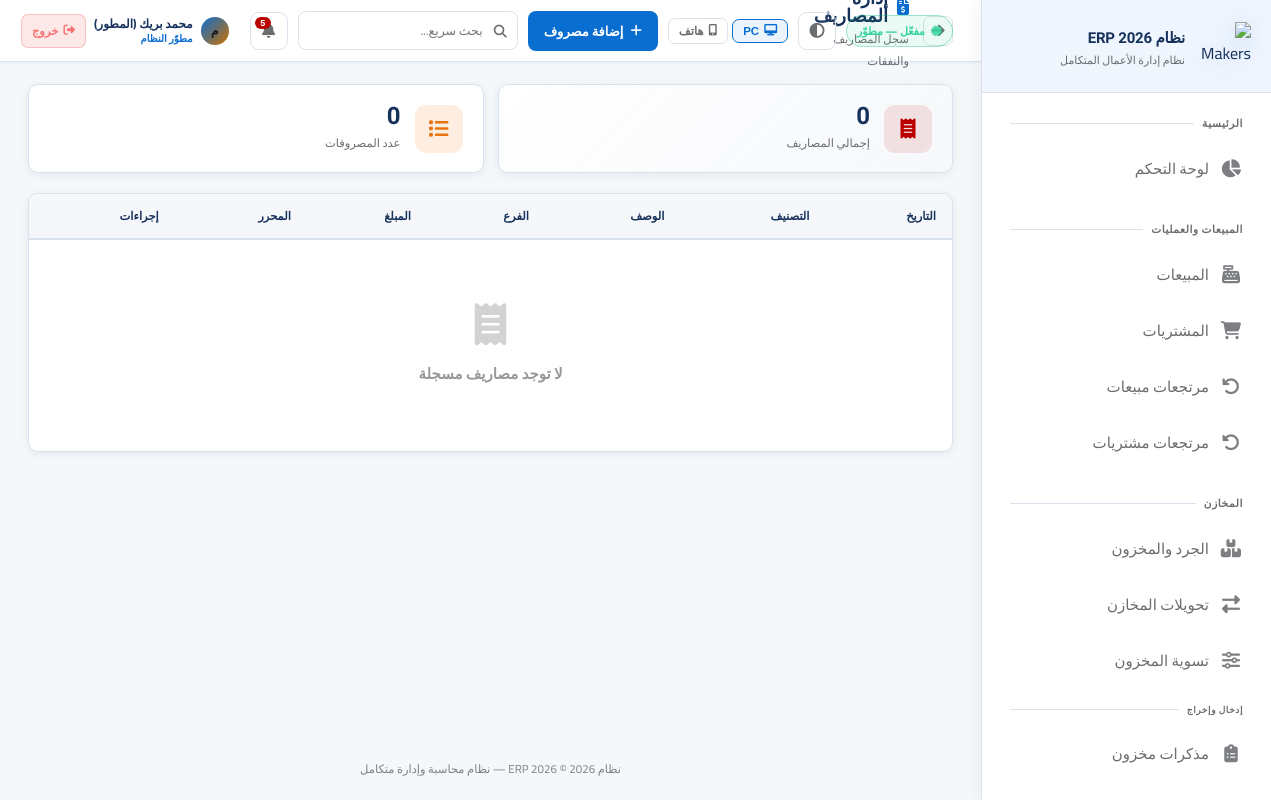
Page /expenses (signed in) on the committed database.
### app.py (models this page shows, shortened)
class AppSetting(db.Model):
    id = db.Column(db.Integer, primary_key=True)
    key = db.Column(db.String(80), unique=True, nullable=False)
    value = db.Column(db.Text)

class User(UserMixin, db.Model):
    id = db.Column(db.Integer, primary_key=True)
    username = db.Column(db.String(80), unique=True, nullable=False)
    password_hash = db.Column(db.String(256))
    full_name = db.Column(db.String(120))
    role = db.Column(db.String(20), default='user')  # developer, admin, manager, user
    branch_id = db.Column(db.Integer, db.ForeignKey('branch.id'))
    is_active = db.Column(db.Boolean, default=True)
    created_at = db.Column(db.DateTime, default=datetime.utcnow)
    last_seen = db.Column(db.DateTime, nullable=True)
    last_ip = db.Column(db.String(64), nullable=True)
    last_user_agent = db.Column(db.String(256), nullable=True)
    permissions = db.Column(db.Text)  # JSON list of permission keys; empty = استخدام صلاحيات الدور

### app.py (the view)
@app.route('/expenses')
@login_required
def expenses():
    expenses = Expense.query.order_by(Expense.date.desc()).all()
    return render_template('expenses.html', expenses=expenses)

### app.py (called while the page is built, shortened)
@login_manager.user_loader
def load_user(user_id):
    return User.query.get(int(user_id))

def user_can(user, perm: str) -> bool:
    if not user or not user.is_authenticated:
        return False
    if getattr(user, 'role', None) == 'developer':
        return True

def user_can_approve_transfers(user) -> bool:
    if not user or not user.is_authenticated:
        return False
    if getattr(user, 'role', None) in ('developer', 'admin'):
        return True
    custom = _perm_list_from_user(user)
    if custom is not None:
        return 'transfer_approve' in custom
    return False

def user_can_delete_users_account(user) -> bool:
    if not user or not user.is_authenticated:
        return False
    if getattr(user, 'role', None) == 'developer':
        return True

def permission_keys_for_editor(viewer):
    if not viewer or not getattr(viewer, 'is_authenticated', False):
        return [x for x in PERMISSION_KEYS if x[0] not in DEVELOPER_ONLY_PERMS]
    if getattr(viewer, 'role', None) == 'developer':
        return list(PERMISSION_KEYS)
    return [x for x in PERMISSION_KEYS if x[0] not in DEVELOPER_ONLY_PERMS]

def subscription_status_for_ui():
    if not current_user.is_authenticated:
        return None
    gs = get_app_settings_dict(branch_id=None)
    lic_msg = (gs.get('license_expiry_message') or DEFAULT_SETTINGS.get('license_expiry_message', '') or '').strip()
    if getattr(current_user, 'role', None) == 'developer':
        return {'kind': 'developer', 'line': 'مفعّل — مطوّر', 'client_message': lic_msg}

def _pending_transfers_count_for_user(user):
    if not user or not user.is_authenticated:
        return 0
    q = TransferRequest.query.filter_by(status='pending')
    if user_can_approve_transfers(user):
        q = q.filter(
            db.or_(
                TransferRequest.approver_user_id.is_(None),
                TransferRequest.approver_user_id == user.id,
            )
        )
        return q.count()
    return 0

@app.before_request
def erp_sqlite_autobackup_start():
    if getattr(erp_sqlite_autobackup_start, '_started', False):
        return

### templates/expenses.html (shortened to what this page needs)
{% extends 'base.html' %}
{% set block_icon = 'fas fa-file-invoice-dollar' %}
{% block breadcrumb %}سجل المصاريف والنفقات{% endblock %}
{% block topbar_actions %}<a href="{{ url_for('add_expense') }}" class="btn btn-primary"><i class="fas fa-plus"></i> إضافة مصروف</a>{% endblock %}
{% block content %}
{% set total = expenses | sum(attribute='amount') %}
<div class="stats-grid" style="margin-bottom:20px;">
    <div class="stat-card">
        <div class="stat-icon red"><i class="fas fa-receipt"></i></div>
        <div>
            <div class="stat-value">{{ "{:,.0f}".format(total) }}</div>
            <div class="stat-label">إجمالي المصاريف</div>
        </div>
    </div>
    <div class="stat-card">
        <div class="stat-icon gold"><i class="fas fa-list"></i></div>
        <div>
            <div class="stat-value">{{ expenses|length }}</div>
            <div class="stat-label">عدد المصروفات</div>
        </div>
    </div>
</div>
<div class="card">
    <div class="table-container"><table>
        <thead><tr><th>التاريخ</th><th>التصنيف</th><th>الوصف</th><th>الفرع</th><th>المبلغ</th><th>المحرر</th><th>إجراءات</th></tr></thead>
        <tbody>
            {% for e in expenses %}
            <tr>
                <td style="color:var(--text-muted);">{{ e.date.strftime('%Y/%m/%d') }}</td>
                <td><span class="badge badge-warning">{{ e.category }}</span></td>
                <td>{{ e.description or '—' }}</td>
                <td>{{ e.branch.name if e.branch else '—' }}</td>
                <td style="font-weight:700;color:var(--danger);">{{ "{:,.2f}".format(e.amount) }}</td>
                <td style="color:var(--text-muted);">{{ e.user.full_name if e.user else '—' }}</td>
                <td style="white-space:nowrap;">
                    <a href="{{ url_for('edit_expense', id=e.id) }}" class="btn btn-outline btn-xs" title="تعديل"><i class="fas fa-edit"></i></a>
                    {% if can('record_delete') %}
                    <form method="POST" action="{{ url_for('delete_expense', id=e.id) }}" style="display:inline;" onsubmit="return confirm('حذف هذا المصروف؟');">
                        <button type="submit" class="btn btn-danger btn-xs" title="حذف"><i class="fas fa-trash"></i></button>
                    </form>
                    {% endif %}
                </td>
            </tr>
            {% else %}
            <tr><td colspan="7"><div class="empty-state"><i class="fas fa-receipt"></i><h3>لا توجد مصاريف مسجلة</h3></div></td></tr>
            {% endfor %}
        </tbody>
    </table></div>
</div>
{% endblock %}

### templates/base.html (shortened to what this page needs)
<!DOCTYPE html>
<html lang="ar" dir="rtl" data-theme="fiori" data-layout-default="{{ layout_max_width | default('1400px') }}">
<head>
    <link rel="stylesheet" href="https://cdnjs.cloudflare.com/ajax/libs/font-awesome/6.5.0/css/all.min.css">
    <link rel="stylesheet" href="{{ url_for('static', filename='css/style.css') }}">
</head>
<body>
<aside class="sidebar sidebar-enterprise" id="sidebar">
    <div class="sidebar-logo">
        <div class="logo-icon">
            <img src="{{ url_for('static', filename='img/logo-makers-erp-3d.png') }}" alt="Makers ERP">
        </div>
        <div class="logo-text">
            <div class="name">{{ app_brand_title | default('Silsal POS') }}</div>
            <div class="sub">نظام إدارة الأعمال المتكامل</div>
        </div>
    </div>
    <nav class="sidebar-nav" id="sidebarNav" style="display:flex;flex-direction:column;padding-bottom:8px;">
        <div class="nav-section">
            <div class="nav-label">الرئيسية</div>
            {% if can('dashboard') %}
            <a href="{{ url_for('dashboard') }}" class="nav-link {% if request.endpoint=='dashboard' %}active{% endif %}">
                <i class="fas fa-chart-pie"></i><span class="label">لوحة التحكم</span>
            </a>
            {% endif %}
        </div>
        {% if can('sales') or can('purchases') or can('returns') %}
        <div class="nav-section">
            <div class="nav-label">المبيعات والعمليات</div>
            {% if can('sales') %}
            <a href="{{ url_for('sales') }}" class="nav-link {% if 'sale' in (request.endpoint or '') and 'return' not in (request.endpoint or '') and 'report' not in (request.endpoint or '') %}active{% endif %}">
                <i class="fas fa-cash-register"></i><span class="label">المبيعات</span>
            </a>
            {% endif %}
            {% if can('purchases') %}
            <a href="{{ url_for('purchases') }}" class="nav-link {% if 'purchase' in (request.endpoint or '') and 'return' not in (request.endpoint or '') and 'report' not in (request.endpoint or '') %}active{% endif %}">
                <i class="fas fa-shopping-cart"></i><span class="label">المشتريات</span>
            </a>
            {% endif %}
            {% if can('returns') %}
            <a href="{{ url_for('sale_returns') }}" class="nav-link {% if request.endpoint in ['sale_returns','new_sale_return'] %}active{% endif %}">
                <i class="fas fa-undo"></i><span class="label">مرتجعات مبيعات</span>
            </a>
            <a href="{{ url_for('purchase_returns') }}" class="nav-link {% if request.endpoint in ['purchase_returns','new_purchase_return'] %}active{% endif %}">
                <i class="fas fa-undo-alt"></i><span class="label">مرتجعات مشتريات</span>
            </a>
            {% endif %}
        </div>
        {% endif %}
        {% if can('inventory') or can('transfers') or can('adjust_stock') %}
        <div class="nav-section">
            <div class="nav-label">المخازن</div>
            {% if can('inventory') %}
            <a href="{{ url_for('inventory') }}" class="nav-link {% if request.endpoint=='inventory' %}active{% endif %}">
                <i class="fas fa-boxes"></i><span class="label">الجرد والمخزون</span>
            </a>
            {% endif %}
            {% if can('transfers') %}
            <a href="{{ url_for('transfers') }}" class="nav-link {% if 'transfer' in (request.endpoint or '') %}active{% endif %}">
                <i class="fas fa-exchange-alt"></i><span class="label">تحويلات المخازن</span>
            </a>
            {% endif %}
            {% if can('adjust_stock') %}
            <a href="{{ url_for('adjust_stock') }}" class="nav-link {% if request.endpoint=='adjust_stock' %}active{% endif %}">
                <i class="fas fa-sliders-h"></i><span class="label">تسوية المخزون</span>
            </a>
            {% endif %}
            {% if can('inventory') %}
            <div class="nav-label" style="padding-top:10px;font-size:9px;">إدخال وإخراج</div>
            <a href="{{ url_for('inventory_memos_list') }}" class="nav-link ">
                <i class="fas fa-clipboard-list"></i><span class="label">مذكرات مخزون</span>
            </a>
            {% endif %}
        </div>
        {% endif %}
        {% if can('customers') or can('suppliers') or can('employees') %}
        <div class="nav-section">
        </div>
        {% endif %}
    </nav>
</aside>
<main class="main-content">
    <div class="topbar">
        <div style="display:flex;align-items:center;gap:14px;">
            <button type="button" onclick="history.back()" class="icon-btn" title="رجوع" style="font-size:15px;flex-shrink:0;"><i class="fas fa-arrow-right"></i></button>
            <div>
                <div class="page-title"><i class="{{ block_icon | default('fas fa-home') }}"></i>{% block page_title %}الرئيسية{% endblock %}</div>
                <div class="breadcrumb">{% block breadcrumb %}{{ app_brand_title }}{% endblock %}</div>
            </div>
        </div>
        <div class="topbar-right">
            {% if subscription_status %}
            <span class="sub-pill {% if subscription_status.kind in ('developer','permanent') %}ok{% elif subscription_status.kind in ('expired','none') %}bad{% else %}warn{% endif %}" title="حالة الاشتراك / الترخيص">
                <i class="fas fa-certificate" style="margin-left:6px;opacity:.85;"></i>{{ subscription_status.line }}
            </span>
            {% endif %}
            <button type="button" class="theme-toggle" onclick="erpToggleTheme()" title="تبديل الثيم (Fiori / فاتح / داكن)"><i class="fas fa-adjust"></i></button>
            <div class="erp-device-layout-tools" style="display:flex;align-items:center;gap:4px;flex-shrink:0;" title="وضع العرض — يُحفظ على هذا الجهاز فقط">
                <button type="button" id="btnLayoutPC" onclick="erpSetLayout('pc')" title="عرض PC"
                    style="display:flex;align-items:center;gap:5px;padding:5px 10px;border-radius:7px;font-size:11.5px;font-weight:700;
                           border:1px solid var(--border);background:transparent;color:var(--text-muted);cursor:pointer;transition:all .18s;">
                    <i class="fas fa-desktop"></i> PC
                </button>
                <button type="button" id="btnLayoutPhone" onclick="erpSetLayout('phone')" title="عرض هاتف"
                    style="display:flex;align-items:center;gap:5px;padding:5px 10px;border-radius:7px;font-size:11.5px;font-weight:700;
                           border:1px solid var(--border);background:transparent;color:var(--text-muted);cursor:pointer;transition:all .18s;">
                    <i class="fas fa-mobile-alt"></i> هاتف
                </button>
            </div>
            {% block topbar_actions %}{% endblock %}
            <div style="position:relative;" id="globalSearchWrapper">
                <div style="position:relative;">
                    <i class="fas fa-search" style="position:absolute;right:11px;top:50%;transform:translateY(-50%);color:var(--text-muted);font-size:13px;pointer-events:none;"></i>
                    <input type="text" id="globalSearchInput" placeholder="بحث سريع..." autocomplete="off"
                        style="width:220px;padding:7px 34px 7px 12px;background:rgba(255,255,255,.04);border:1px solid var(--border);
                               border-radius:8px;color:var(--text);font-family:Cairo,sans-serif;font-size:12.5px;transition:all .2s;"
                        onfocus="this.style.borderColor='var(--accent)';this.style.width='280px'"
                        onblur="setTimeout(()=>{this.style.borderColor='';this.style.width='220px';closeGlobalSearch()},200)">
                </div>
            </div>
            <div style="position:relative;" id="notifWrapper">
                <button class="notif-btn" onclick="toggleNotif()" title="الإشعارات">
                    <i class="fas fa-bell"></i>
                    <span class="notif-count" id="notifCount"></span>
                </button>
            </div>
            <div style="display:flex;align-items:center;gap:8px;padding:4px 10px;border-radius:10px;
                        background:rgba(255,255,255,.05);border:1px solid rgba(255,255,255,.09);
                        backdrop-filter:blur(12px);-webkit-backdrop-filter:blur(12px);flex-shrink:0;">
                <div style="width:28px;height:28px;border-radius:50%;background:linear-gradient(135deg,var(--accent),#c97000);
                            display:flex;align-items:center;justify-content:center;font-size:12px;font-weight:800;color:#0f1422;flex-shrink:0;">
                    {{ (current_user.full_name or current_user.username)[0] }}
                </div>
                <div style="line-height:1.3;min-width:0;">
                    <div style="font-size:12px;font-weight:700;color:var(--text);white-space:nowrap;overflow:hidden;text-overflow:ellipsis;max-width:100px;">
                        {{ current_user.full_name or current_user.username }}
                    </div>
                    <div style="font-size:10px;color:var(--accent);font-weight:600;">
                        {% if current_user.role=='developer' %}مطوّر النظام
                        {% elif current_user.role=='admin' %}مدير النظام
                        {% elif current_user.role=='manager' %}مشرف
                        {% else %}مستخدم{% endif %}
                    </div>
                </div>
                <a href="{{ url_for('logout') }}" title="تسجيل الخروج"
                   style="display:flex;align-items:center;gap:5px;padding:5px 10px;border-radius:7px;
                          background:rgba(239,68,68,.12);border:1px solid rgba(239,68,68,.25);
                          color:#f87171;font-size:11.5px;font-weight:700;text-decoration:none;white-space:nowrap;
                          transition:all .18s;flex-shrink:0;"
                   onmouseover="this.style.background='rgba(239,68,68,.22)';this.style.borderColor='rgba(239,68,68,.5)'"
                   onmouseout="this.style.background='rgba(239,68,68,.12)';this.style.borderColor='rgba(239,68,68,.25)'">
                    <i class="fas fa-sign-out-alt"></i> خروج
                </a>
            </div>
        </div>
    </div>
    <div class="content fade-in">
        {% block content %}{% endblock %}
    </div>
    <div class="app-footer-note">{{ app_brand_title }} © 2026 — نظام محاسبة وإدارة متكامل</div>
</main>
</body>
</html>

### static/css/style.css (style rules this page uses)
html { scrollbar-width:auto;scrollbar-color:rgba(255,255,255,.35) rgba(255,255,255,.05) }
.nav-link, .btn, .stat-card, .card { transition: all 0.2s ease; }

### rows in the picture
AppSetting: value "نظام ERP 2026"
User: full_name "م", full_name "محمد بريك (المطور)"

### other values in the picture
{{ subscription_status.line }} "مفعّل — مطوّر"
{{ "{:,.0f}".format(total) }} "0"
{{ expenses|length }} "0"
